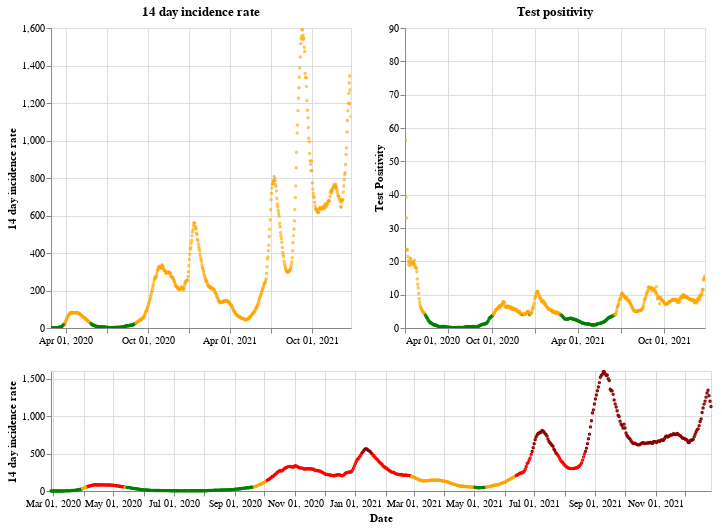

Notebook source saved alongside this figure:
### Markdown cell above
## Scotland

### Code cell
plot_traffic_light('Scotland')

### Figure 1 — Vega-Lite specification as saved in the notebook (floating-point values rounded to 4 significant figures; data arrays with more than 128 entries replaced by an {"elided": "..."} marker saying what was removed)
{"config": {"view": {"continuousWidth": 400, "continuousHeight": 300}}, "vconcat": [{"hconcat": [{"mark": {"type": "point", "size": 2}, "encoding": {"color": {"condition": {"value": "green", "test": "(datum.twoWeeklyCasesRate <= 25)"}, "value": "orange"}, "tooltip": [{"type": "nominal", "field": "areaName"}, {"type": "temporal", "field": "date"}, {"type": "quantitative", "field": "twoWeeklyCasesRate"}, {"type": "quantitative", "field": "testPositivity"}], "x": {"type": "temporal", "axis": {"title": ""}, "field": "date", "scale": {"domain": {"selection": "DateBrush"}}, "timeUnit": "yearmonthdate"}, "y": {"type": "quantitative", "axis": {"title": "14 day incidence rate"}, "field": "twoWeeklyCasesRate"}}, "title": "14 day incidence rate", "width": 300}, {"mark": {"type": "point", "size": 2}, "encoding": {"color": {"condition": {"value": "green", "test": "(datum.testPositivity <= 4)"}, "value": "orange"}, "tooltip": [{"type": "nominal", "field": "areaName"}, {"type": "temporal", "field": "date"}, {"type": "quantitative", "field": "twoWeeklyCasesRate"}, {"type": "quantitative", "field": "testPositivity"}], "x": {"type": "temporal", "axis": {"title": ""}, "field": "date", "scale": {"domain": {"selection": "DateBrush"}}, "timeUnit": "yearmonthdate"}, "y": {"type": "quantitative", "axis": {"title": "Test Positivity"}, "field": "testPositivity"}}, "title": "Test positivity", "width": 300}]}, {"layer": [{"mark": {"type": "point", "size": 2}, "encoding": {"color": {"condition": {"value": "orange", "test": "(((datum.testPositivity < 4) && (datum.twoWeeklyCasesRate >= 50)) && (datum.twoWeeklyCasesRate < 200))"}, "value": "red"}, "opacity": {"condition": {"value": 1, "test": "((datum.twoWeeklyCasesRate >= 50) && (datum.twoWeeklyCasesRate < 500))"}, "value": 0}, "tooltip": [{"type": "nominal", "field": "areaName"}, {"type": "temporal", "field": "date"}, {"type": "quantitative", "field": "twoWeeklyCasesRate"}, {"type": "quantitative", "field": "testPositivity"}], "x": {"type": "temporal", "axis": {"title": "Date"}, "field": "date", "timeUnit": "yearmonthdate"}, "y": {"type": "quantitative", "axis": {"title": "14 day incidence rate"}, "field": "twoWeeklyCasesRate"}}, "selection": {"DateBrush": {"type": "interval", "encodings": ["x"], "fields": ["Time"]}}}, {"mark": {"type": "point", "size": 2}, "encoding": {"color": {"value": "darkred"}, "opacity": {"condition": {"value": 1, "test": "(datum.twoWeeklyCasesRate >= 500)"}, "value": 0}, "tooltip": [{"type": "nominal", "field": "areaName"}, {"type": "temporal", "field": "date"}, {"type": "quantitative", "field": "twoWeeklyCasesRate"}, {"type": "quantitative", "field": "testPositivity"}], "x": {"type": "temporal", "axis": {"title": "Date"}, "field": "date", "timeUnit": "yearmonthdate"}, "y": {"type": "quantitative", "axis": {"title": "14 day incidence rate"}, "field": "twoWeeklyCasesRate"}}}, {"mark": {"type": "point", "size": 2}, "encoding": {"color": {"condition": {"value": "green", "test": "((datum.testPositivity < 4) && (datum.twoWeeklyCasesRate < 50))"}, "value": "orange"}, "opacity": {"condition": {"value": 1, "test": "(datum.twoWeeklyCasesRate < 50)"}, "value": 0}, "tooltip": [{"type": "nominal", "field": "areaName"}, {"type": "temporal", "field": "date"}, {"type": "quantitative", "field": "twoWeeklyCasesRate"}, {"type": "quantitative", "field": "testPositivity"}], "x": {"type": "temporal", "axis": {"title": "Date"}, "field": "date", "timeUnit": "yearmonthdate"}, "y": {"type": "quantitative", "axis": {"title": "14 day incidence rate"}, "field": "twoWeeklyCasesRate"}}}], "height": 120, "width": 660}], "data": {"name": "data-5c5e913a1bdc613c5062ffee269b6475"}, "$schema": "https://vega.github.io/schema/vega-lite/v4.8.1.json", "datasets": {"data-5c5e913a1bdc613c5062ffee269b6475": {"elided": "669 records"}}}
